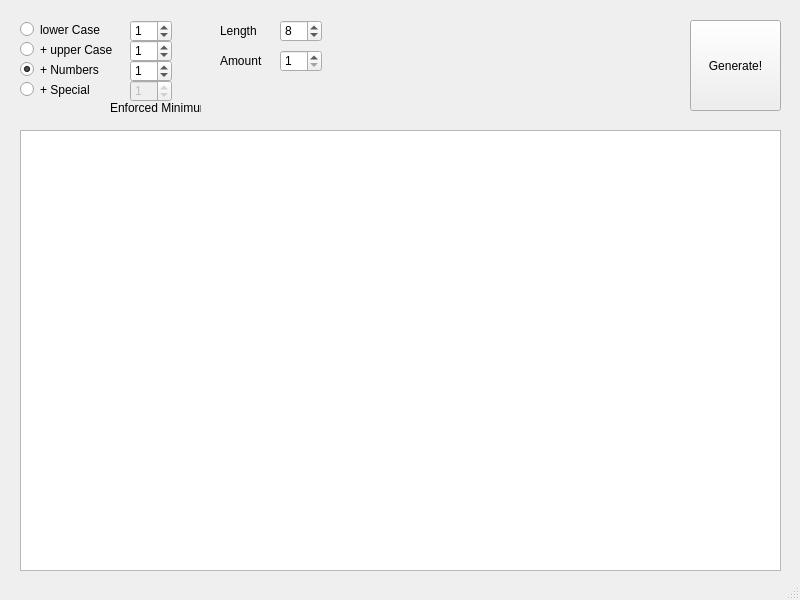
<?xml version="1.0" encoding="UTF-8"?>
<ui version="4.0">
 <class>MainWindow</class>
 <widget class="QMainWindow" name="MainWindow">
  <property name="geometry">
   <rect>
    <x>0</x>
    <y>0</y>
    <width>800</width>
    <height>600</height>
   </rect>
  </property>
  <property name="windowTitle">
   <string>AWP-Passwortgenerator</string>
  </property>
  <widget class="QWidget" name="centralwidget">
   <widget class="QPushButton" name="pushButton_generate">
    <property name="geometry">
     <rect>
      <x>690</x>
      <y>20</y>
      <width>91</width>
      <height>91</height>
     </rect>
    </property>
    <property name="text">
     <string>Generate!</string>
    </property>
   </widget>
   <widget class="QRadioButton" name="radioButton_lower">
    <property name="geometry">
     <rect>
      <x>20</x>
      <y>20</y>
      <width>111</width>
      <height>19</height>
     </rect>
    </property>
    <property name="text">
     <string>lower Case</string>
    </property>
    <attribute name="buttonGroup">
     <string notr="true">buttonGroup</string>
    </attribute>
   </widget>
   <widget class="QRadioButton" name="radioButton_upper">
    <property name="geometry">
     <rect>
      <x>20</x>
      <y>40</y>
      <width>111</width>
      <height>19</height>
     </rect>
    </property>
    <property name="text">
     <string>+ upper Case</string>
    </property>
    <property name="checked">
     <bool>false</bool>
    </property>
    <attribute name="buttonGroup">
     <string notr="true">buttonGroup</string>
    </attribute>
   </widget>
   <widget class="QRadioButton" name="radioButton_numbers">
    <property name="geometry">
     <rect>
      <x>20</x>
      <y>60</y>
      <width>111</width>
      <height>19</height>
     </rect>
    </property>
    <property name="text">
     <string>+ Numbers</string>
    </property>
    <property name="checked">
     <bool>true</bool>
    </property>
    <attribute name="buttonGroup">
     <string notr="true">buttonGroup</string>
    </attribute>
   </widget>
   <widget class="QRadioButton" name="radioButton_special">
    <property name="geometry">
     <rect>
      <x>20</x>
      <y>80</y>
      <width>111</width>
      <height>19</height>
     </rect>
    </property>
    <property name="text">
     <string>+ Special</string>
    </property>
    <attribute name="buttonGroup">
     <string notr="true">buttonGroup</string>
    </attribute>
   </widget>
   <widget class="QSpinBox" name="spinBox_length">
    <property name="geometry">
     <rect>
      <x>280</x>
      <y>20</y>
      <width>42</width>
      <height>22</height>
     </rect>
    </property>
    <property name="correctionMode">
     <enum>QAbstractSpinBox::CorrectToPreviousValue</enum>
    </property>
    <property name="minimum">
     <number>3</number>
    </property>
    <property name="value">
     <number>8</number>
    </property>
   </widget>
   <widget class="QLabel" name="label_length">
    <property name="geometry">
     <rect>
      <x>220</x>
      <y>20</y>
      <width>47</width>
      <height>21</height>
     </rect>
    </property>
    <property name="text">
     <string>Length</string>
    </property>
   </widget>
   <widget class="QSpinBox" name="spinBox_amount">
    <property name="geometry">
     <rect>
      <x>280</x>
      <y>50</y>
      <width>42</width>
      <height>22</height>
     </rect>
    </property>
    <property name="minimum">
     <number>1</number>
    </property>
    <property name="value">
     <number>1</number>
    </property>
   </widget>
   <widget class="QLabel" name="label_amount">
    <property name="geometry">
     <rect>
      <x>220</x>
      <y>50</y>
      <width>47</width>
      <height>21</height>
     </rect>
    </property>
    <property name="text">
     <string>Amount</string>
    </property>
   </widget>
   <widget class="QTextEdit" name="textEdit_output">
    <property name="geometry">
     <rect>
      <x>20</x>
      <y>130</y>
      <width>761</width>
      <height>441</height>
     </rect>
    </property>
    <property name="readOnly">
     <bool>true</bool>
    </property>
   </widget>
   <widget class="QSpinBox" name="spinBox_lower">
    <property name="geometry">
     <rect>
      <x>130</x>
      <y>20</y>
      <width>42</width>
      <height>22</height>
     </rect>
    </property>
    <property name="value">
     <number>1</number>
    </property>
   </widget>
   <widget class="QSpinBox" name="spinBox_upper">
    <property name="enabled">
     <bool>true</bool>
    </property>
    <property name="geometry">
     <rect>
      <x>130</x>
      <y>40</y>
      <width>42</width>
      <height>22</height>
     </rect>
    </property>
    <property name="value">
     <number>1</number>
    </property>
   </widget>
   <widget class="QSpinBox" name="spinBox_numbers">
    <property name="geometry">
     <rect>
      <x>130</x>
      <y>60</y>
      <width>42</width>
      <height>22</height>
     </rect>
    </property>
    <property name="value">
     <number>1</number>
    </property>
   </widget>
   <widget class="QSpinBox" name="spinBox_special">
    <property name="enabled">
     <bool>false</bool>
    </property>
    <property name="geometry">
     <rect>
      <x>130</x>
      <y>80</y>
      <width>42</width>
      <height>22</height>
     </rect>
    </property>
    <property name="value">
     <number>1</number>
    </property>
   </widget>
   <widget class="QLabel" name="label">
    <property name="geometry">
     <rect>
      <x>110</x>
      <y>100</y>
      <width>91</width>
      <height>16</height>
     </rect>
    </property>
    <property name="text">
     <string>Enforced Minimum</string>
    </property>
   </widget>
  </widget>
  <widget class="QStatusBar" name="statusbar"/>
 </widget>
 <resources/>
 <connections/>
 <buttongroups>
  <buttongroup name="buttonGroup"/>
 </buttongroups>
</ui>
